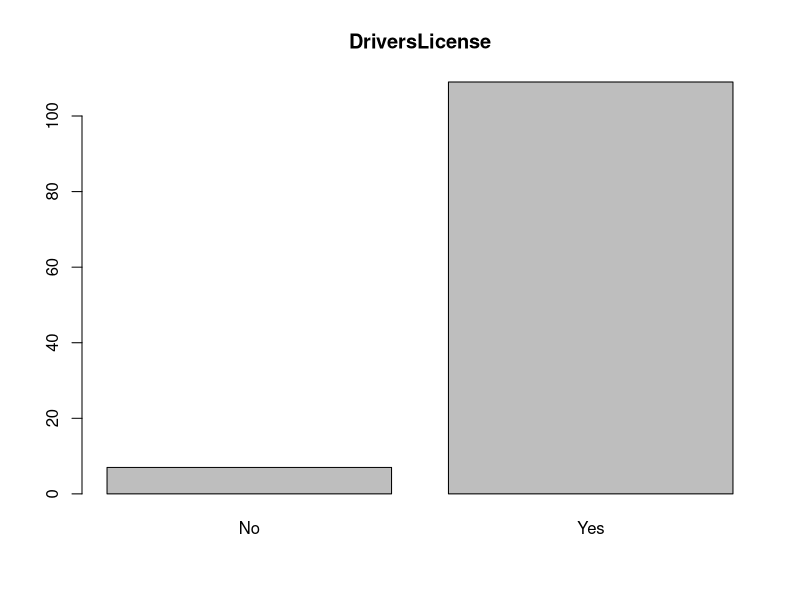
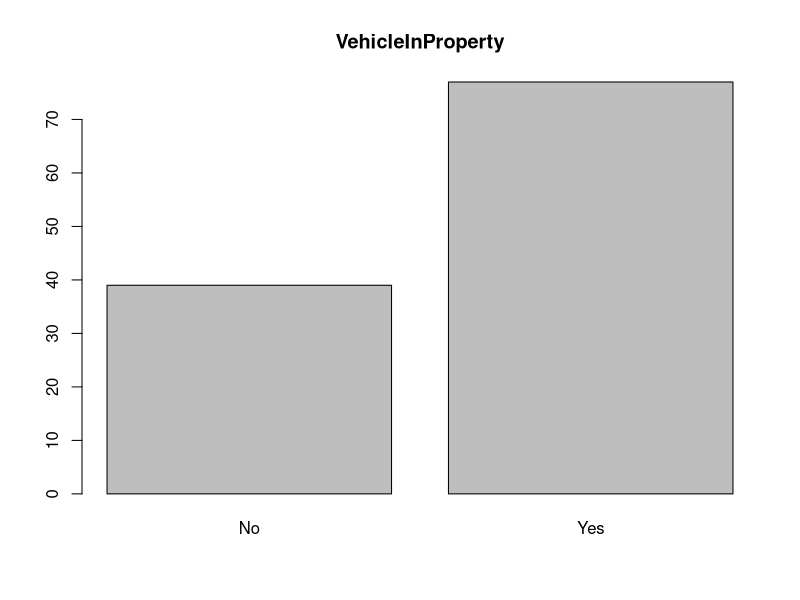
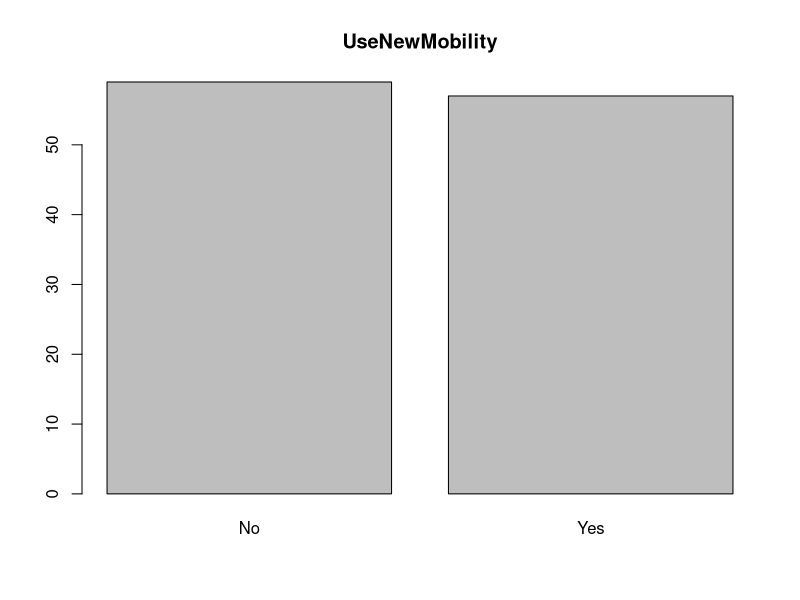
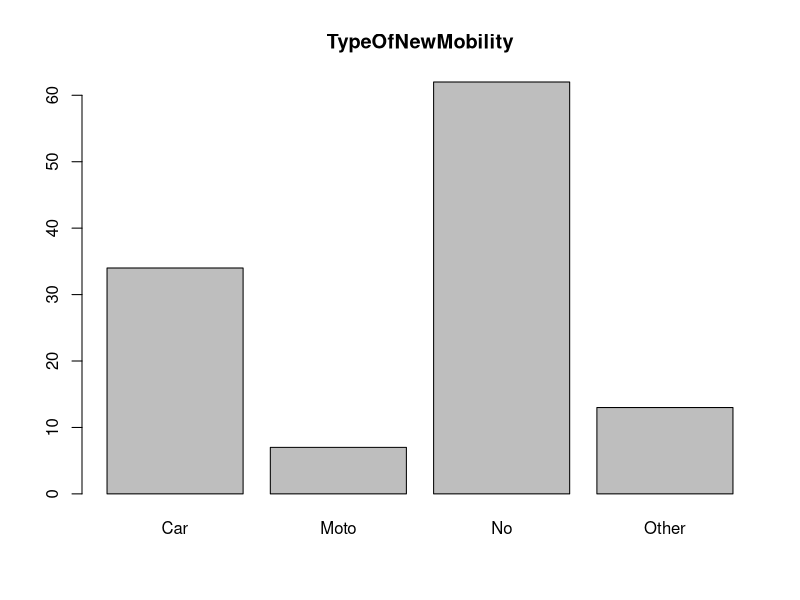
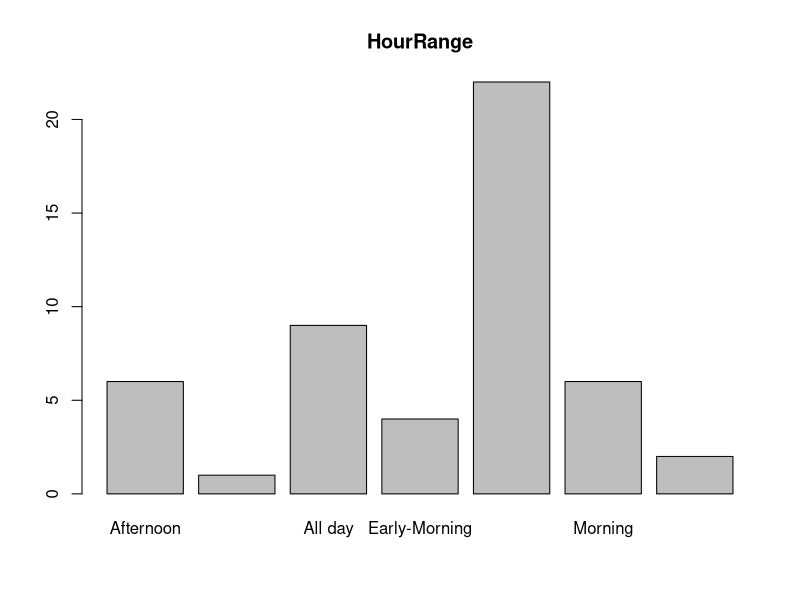
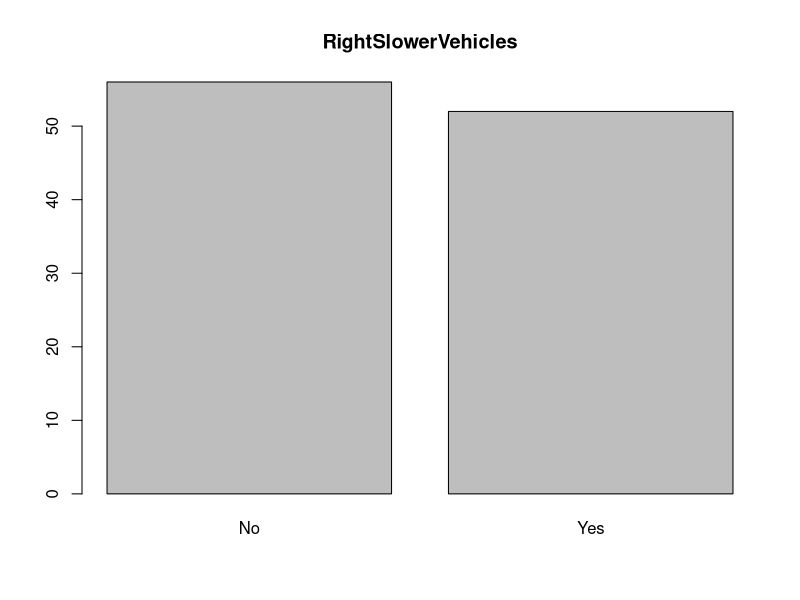
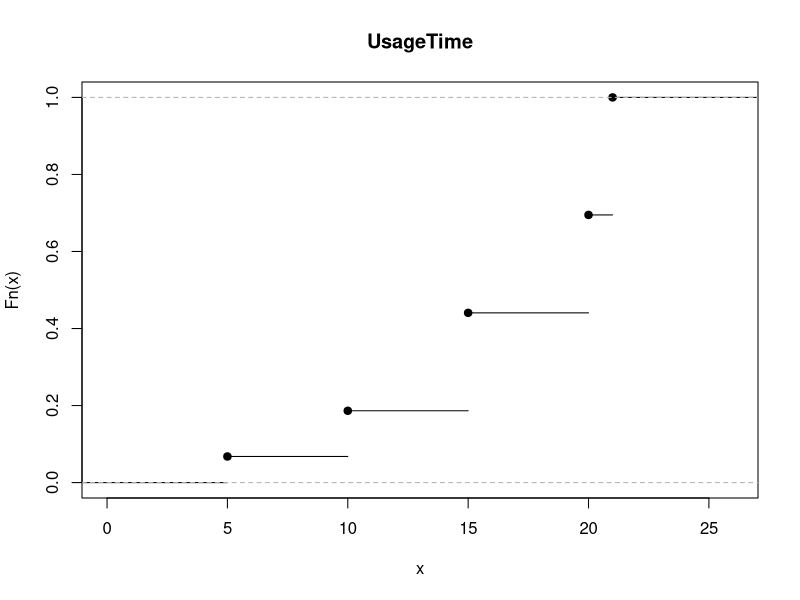
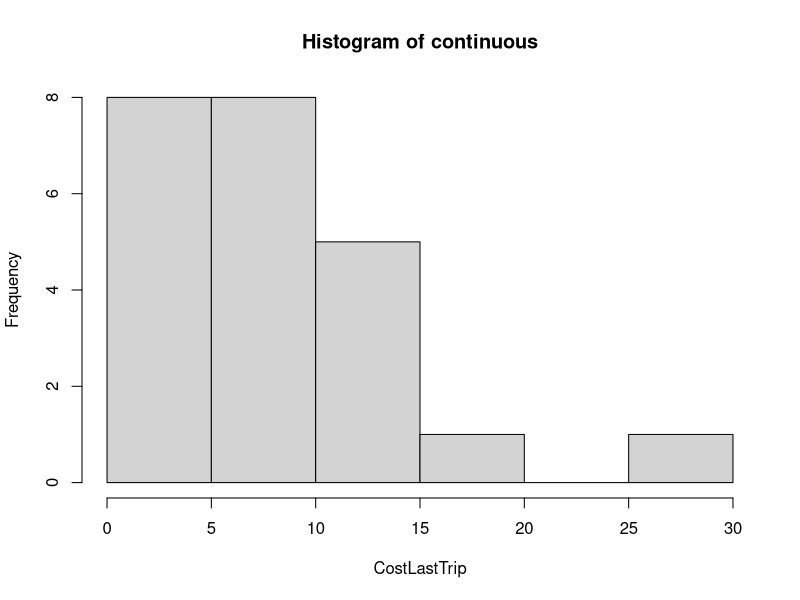

Write the R code that produced these figures, in order.
setwd("/Users/Jaime/Desktop/Master/Statistics fot Data Analysis/CourseProject/Data/")

#realNames = c("License", "VehicleInProperty", "UseOfNewMobility", "KindOfNewMobility", "RangeOfHours", "LastTripDuration", "LastTripCost", "SlowVehiclesInRoad")

newMobility = read.csv("NewMobility.csv", sep=";", dec=",")#, col.names = realNames)

parseUsageTime <- function(dataset){
  dataset$UsageTime <- dataset$X5Min
  dataset$UsageTime <- as.character(dataset$UsageTime)
  dataset[dataset$UsageTime == "Column 1",]$UsageTime <- as.numeric(5.0)
  dataset[dataset$X10Min == "Column 1",]$UsageTime <- as.numeric(10.0)
  dataset[dataset$X15Min == "Column 1",]$UsageTime <- as.numeric(15.0)
  dataset[dataset$X20Min == "Column 1",]$UsageTime <- as.numeric(20.0)
  dataset[dataset$X.20Min == "Column 1",]$UsageTime <- as.numeric(21.0)
  dataset$UsageTime[dataset$UsageTime == ""] <- NA
  dataset$X5Min <- NULL
  dataset$X10Min <- NULL
  dataset$X15Min <- NULL
  dataset$X20Min <- NULL
  dataset$X.20Min <- NULL
  dataset$UsageTime <- as.numeric(dataset$UsageTime)
  return(dataset)
}

newMobility <- parseUsageTime(newMobility)
newMobility$X <- NULL

parseTypeOfNewMobility <- function(dataset) {
  ### Codes for each class: 
  # No -> 'I don't use ant new mobility services'
  # Car -> 'Carsharing'
  # Moto -> 'Motorsharing'
  # Other -> 'Other (Lime, BiciMAD, etc)'
  dataset$TypeOfNewMobility <- as.character(dataset$TypeOfNewMobility)
  dataset[dataset$TypeOfNewMobility == "",]$TypeOfNewMobility <- "No"
  dataset[dataset$TypeOfNewMobility == "I don't use any new mobility servises",]$TypeOfNewMobility <- "No"
  dataset[dataset$TypeOfNewMobility == "Carsharing",]$TypeOfNewMobility <- "Car"
  dataset[dataset$TypeOfNewMobility == "Motosharing",]$TypeOfNewMobility <- "Moto"
  dataset[dataset$TypeOfNewMobility == "Other (Lime, BiciMAD, etc)",]$TypeOfNewMobility <- "Other"
  dataset$TypeOfNewMobility <- as.factor(dataset$TypeOfNewMobility)
  return(dataset)
}

newMobility <- parseTypeOfNewMobility(newMobility)

parseUsagePerMonth <- function(dataset) {
  dataset$UsagePerMonth <- as.character(dataset$UsagePerMonth)
  dataset$UsagePerMonth[dataset$UsagePerMonth == "Never"] <- 0
  dataset$UsagePerMonth[dataset$UsagePerMonth == "Nunca"] <- 0
  dataset$UsagePerMonth[dataset$UsagePerMonth == "None"] <- 0
  
  dataset$UsagePerMonth[dataset$UsagePerMonth == "Once every two months "] <- 0.5
  dataset$UsagePerMonth[dataset$UsagePerMonth == "Less than once a month "] <- 0.5
    
  dataset$UsagePerMonth[dataset$UsagePerMonth == "1 vez al mes"] <- 1
  dataset$UsagePerMonth[dataset$UsagePerMonth == "Once a month"] <- 1
  dataset$UsagePerMonth[dataset$UsagePerMonth == "Once"] <- 1
  dataset$UsagePerMonth[dataset$UsagePerMonth == "Monthly basis"] <- 1
  
  dataset$UsagePerMonth[dataset$UsagePerMonth == "Twice per month"] <- 2
  dataset$UsagePerMonth[dataset$UsagePerMonth == "It depends, but twice a month maybe "] <- 2
  dataset$UsagePerMonth[dataset$UsagePerMonth == "Two times "] <- 2
  dataset$UsagePerMonth[dataset$UsagePerMonth == "twice "] <- 2
  dataset$UsagePerMonth[dataset$UsagePerMonth == "Two days max"] <- 2
  dataset$UsagePerMonth[dataset$UsagePerMonth == "2-3 times"] <- 2
  
  dataset$UsagePerMonth[dataset$UsagePerMonth == "Three"] <- 3
  dataset$UsagePerMonth[dataset$UsagePerMonth == "3-4"] <- 3
  
  dataset$UsagePerMonth[dataset$UsagePerMonth == "Once a week"] <- 4
  dataset$UsagePerMonth[dataset$UsagePerMonth == "weekly"] <- 4
  dataset$UsagePerMonth[dataset$UsagePerMonth == "Weekly"] <- 4
  dataset$UsagePerMonth[dataset$UsagePerMonth == "Una vez a la semana "] <- 4
  dataset$UsagePerMonth[dataset$UsagePerMonth == "Every week "] <- 4
  
  dataset$UsagePerMonth[dataset$UsagePerMonth == "5 veces"] <- 5
  
  dataset$UsagePerMonth[dataset$UsagePerMonth == "Two time per week"] <- 8
  dataset$UsagePerMonth[dataset$UsagePerMonth == "20/month"] <- 20
  dataset$UsagePerMonth[dataset$UsagePerMonth == "25 days"] <- 25
  dataset$UsagePerMonth[dataset$UsagePerMonth == "Almost every day"] <- 25
  
  dataset$UsagePerMonth[dataset$UsagePerMonth == "30 times"] <- 30
  dataset$UsagePerMonth[dataset$UsagePerMonth == "8 veces por semana"] <- 30
  dataset$UsagePerMonth[dataset$UsagePerMonth == "Todos los d\303\255as "] <- 30
  dataset$UsagePerMonth[dataset$UsagePerMonth == "20 times a week"] <- 30
  
  dataset$UsagePerMonth[dataset$UsagePerMonth == "N/A"] <- NA
  dataset$UsagePerMonth[dataset$UsagePerMonth == "-"] <- NA
  dataset$UsagePerMonth[dataset$UsagePerMonth == ""] <- NA  
  dataset$UsagePerMonth[is.na(dataset$UsagePerMonth)] <- NA
  
  dataset$UsagePerMonth <- as.numeric(dataset$UsagePerMonth)
  return(dataset)
}

newMobility <- parseUsagePerMonth(newMobility)

unique(newMobility$CostLastTrip)

parseCost <- function(dataset) {
  dataset$CostLastTrip <- as.character(dataset$CostLastTrip)
  dataset$CostLastTrip[dataset$CostLastTrip == "Don\342\200\231t remember it "] <- NA
  dataset$CostLastTrip[dataset$CostLastTrip == "Don\342\200\231t remember"] <- NA
  dataset$CostLastTrip[is.na(dataset$CostLastTrip)] <- NA
  dataset$CostLastTrip[dataset$CostLastTrip == "Nothing"] <- NA
  dataset$CostLastTrip[dataset$CostLastTrip == "No"] <- NA
  dataset$CostLastTrip[dataset$CostLastTrip == ""] <- NA
  dataset$CostLastTrip[dataset$CostLastTrip == "-"] <- NA
  dataset$CostLastTrip <- as.numeric(dataset$CostLastTrip)
  return(dataset)
}

newMobility <- parseCost(newMobility)
#unique(newMobility$CostLastTrip)
#names(newMobility)

timeOfDay <- function(init, end) {
  init <- as.numeric(init)
  end <- as.numeric(end)
  result <- ""
  if ((init >= 0) && (end <= 6)) {
    # Early-Morning
    result <- "Early-Morning"
  } else if ((init >= 6) && (end <= 11)) {
    # Morning
    result <- "Morning"
  } else if (init >= 11) {
    # Afternoon
    if (end <= 17) {
      result <- "Afternoon"
    } else if (end <= 24) {
      result <- "Evening"
    }
  } else if (init >= 17) {
    # Evening
    if (end <= 21) {
      result <- "Evening"
    } else if ((end >= 21) && (end <= 24)) {
      # Night
      result <- "Night"
    }
  } else if ((init >= 21) && (end <= 24)) {
    # Night
    result <- "Night"
  } else {
    result <- "All day"
  }
  return(result)
} 

parseRangeOfHours <- function(dataset) {
  ### Values:
  # Early-Morning (00:00-6:00)
  # Morning (6:00-11:00)
  # Afternoon (12:00-17:00)
  # Evening (18:00-21:00)
  # Night (22:00-00:00)
  dataset$HourRange <- dataset$RangeOfHours
  dataset$HourRange <- as.character(dataset$HourRange)
  for (value in dataset$RangeOfHours) {
    dataset$RangeOfHours <- as.character(dataset$RangeOfHours)
    if (!is.na(value) && (value != "NA") && (value != "N/A")) {
      if (grepl("/", value)) {
        aux <- strsplit(value, "/")
        range1Init <- strsplit(strsplit(as.character(aux[[1]][1]), "-")[[1]][1], ":")[[1]][1]
        range1End <- strsplit(strsplit(as.character(aux[[1]][1]), "-")[[1]][2], ":")[[1]][1]
        range2Init <- strsplit(strsplit(as.character(aux[[1]][2]), "-")[[1]][1], ":")[[1]][1]
        range2End <- strsplit(strsplit(as.character(aux[[1]][2]), "-")[[1]][2], ":")[[1]][1]

        range1 <- timeOfDay(range1Init, range1End)
        range2 <- timeOfDay(range2Init, range2End)
        ranges <- paste(range1, range2, sep="/")
        
        dataset$HourRange[dataset$HourRange == value] <- ranges

      } else if (grepl("-", value)) {
        aux <- strsplit(value, "-")
        rangeInit <- strsplit(as.character(aux[[1]][1]), ":")[[1]][1]
        rangeEnd <- strsplit(as.character(aux[[1]][2]), ":")[[1]][1]
        
        range <- timeOfDay(rangeInit, rangeEnd)
        
        dataset$HourRange[dataset$HourRange == value] <- range
      }
    }
  }
  dataset$HourRange[dataset$HourRange == "Never"] <- NA
  dataset$HourRange[dataset$HourRange == "Nunca"] <- NA
  dataset$HourRange[dataset$HourRange == "N/A"] <- NA
  dataset$HourRange[dataset$HourRange == "No one range"] <- NA
  dataset$HourRange[is.na(dataset$HourRange)] <- NA
  dataset$HourRange[dataset$HourRange == ""] <- NA
  dataset$HourRange[dataset$HourRange == "Long trips"] <- "All day"
  dataset$HourRange <- as.factor(dataset$HourRange)
  return(dataset)
}

newMobility <- parseRangeOfHours(newMobility)

parseRight <- function(dataset) {
  dataset$RightSlowerVehicles <- as.character(dataset$RightSlowerVehicles)
  dataset$RightSlowerVehicles[dataset$RightSlowerVehicles == ""] <- NA
  dataset$RightSlowerVehicles <- as.factor(dataset$RightSlowerVehicles)
  return(dataset)
}

newMobility <- parseRight(newMobility)
attach(newMobility)
#######################################################
## Variable Clasification
# DriversLicense -> Categorical/Qualitative Nominal
# VehicleInProperty -> Categorical/Qualitative Nominal
# UsesNewMobility -> Categorical/Qualitative Nominal
# TypeOfNewMobility -> Categorical/Qualitative Nominal
# UsagePerMonth -> Numerical Continuous
# UsageTime -> Numerical Discrete
# RangeOfHours/HourRange -> Categorical/Qualitative Nominal
# CostLastTrip -> Numerical Continuous
# RightSlowerVehicles -> Categorical/Qualitative Nominal
##

describeQualitative <- function(qualitative, name) {
  print(paste(name, 'Absolute Frequency Table: '))
  print(table(qualitative))
  print(paste(name, 'Size: ')) 
  print(sum(table(qualitative)))
  print(paste(name, 'Relative Frequency table: '))
  print(table(qualitative)/sum(table(qualitative)))
  barplot(table(qualitative), main=name)
}

names(newMobility)

describeQualitative(DriversLicense, "DriversLicense")
describeQualitative(VehicleInProperty, "VehicleInProperty")
describeQualitative(UseNewMobility, "UseNewMobility")
describeQualitative(TypeOfNewMobility, "TypeOfNewMobility")
describeQualitative(HourRange, "HourRange")
describeQualitative(RightSlowerVehicles, "RightSlowerVehicles")

describeDiscrete <- function(discrete, name) {
  print(paste(name, 'Absolut Frequency Table: '))
  print(table(discrete))
  print(paste(name, 'Size: '))
  print(sum(table(discrete)))
  print(paste(name, 'Relative Frequency Table: '))
  print(table(discrete)/sum(table(discrete)))
  print(paste(name, 'ECDF: '))
  plot(ecdf(discrete), main=name)
}

describeDiscrete(UsageTime, "UsageTime")

describeContinuous <- function(continuous, name) {
  print(paste(name, 'Absolute frequency histogram: '))
  auxHist <- hist(continuous, xlab = name)
  print('Size: ')
  print(sum(table(continuous)))
  print(paste(name, 'Absolute frequency: '))
  print(auxHist$counts)
  print('Relative frequency: ')
  print(auxHist$counts/sum(table(continuous)))
  print(paste(name, 'ECDF: '))
  plot(ecdf(continuous), main=name)
}

describeContinuous(CostLastTrip, "CostLastTrip")
describeContinuous(UsagePerMonth, "UsagePerMonth")

locationMeasures <- function(data, name) {
  print(paste(name, 'Mean: '))
  print(mean(data, na.rm=TRUE))
  print(paste(name, 'Median: '))
  print(median(data, na.rm=TRUE))
  print(paste(name, 'First Quartile: '))
  Q1 <- quantile(data, na.rm=TRUE, probs = 0.25)
  print(Q1)
  print(paste(name, 'Third Quartile: '))
  Q3 <- quantile(data, na.rm=TRUE, probs = 0.75)
  print(Q3)
  print(paste(name, 'InterQuartile Range: '))
  IQR <- Q3-Q1
  print(IQR)
  print(paste(name, 'Outliers below: '))
  print(Q1-1.5*IQR)
  print(paste(name, 'Outliers above: '))
  print(Q3+1.5*IQR)
  boxplot(data, main=name)
}

locationMeasures(CostLastTrip, "CostLastTrip")
locationMeasures(UsageTime, "UsageTime")

library(e1071)

dispersionMeasures <- function(data, name) {
  #print(data)
  print(paste(name, 'Variance: '))
  print(var(data, na.rm=TRUE))
  print(paste(name, 'Standard deviation: '))
  print(sd(data, na.rm=TRUE))
  print(paste(name, 'Sample median absolute deviation: '))
  print(mad(data, na.rm=TRUE))
  print(paste(name, 'Coefficient of variation: '))
  print(sd(data, na.rm=TRUE)/mean(data, na.rm=TRUE))
  print(paste(name, 'Skewness coeff: '))
  print(skewness(data, na.rm = TRUE))
  if (!is.nan(skewness(data, na.rm = TRUE))) {
    if (skewness(data, na.rm = TRUE) < 0) {
      print('Left skewness')
    } else if (skewness(data, na.rm = TRUE) > 0) {
      print('Right skewness')
    }
  }
}

dispersionMeasures(CostLastTrip, "CostLastTrip")
dispersionMeasures(UsageTime, "UsageTime")

## Both Qualitative Analysis
# DriversLicense vs VehicleInProperty
# DriversLicense vs UseNewMobility
# DriversLicense vs TypeOfNewMobility
# DriversLicense vs RightSlowerVehicles
# DriversLicense vs HourRange
# VehicleInProperty vs UseNewMobility
# VehicleInProperty vs TypesOfNewMobility
# VehicleInProperty vs RightSlowerVehicles
# VehicleInProperty vs HourRange
# UseNewMobility vs TypeOfNewMobility
# UseNewMobility vs RightSlowerVehicles
# UseNewMobility vs HourRange
# TypeOfNewMobility vs RightSlowerVehicles
# TypeOfNewMobility vs HourRange
# RightSlowerVehicles vs HourRange

## TODO: Add Group bar plots
bothQualitative <- function(qual1, qual2, name1, name2) {
  n <- 1
  if (sum(table(qual1)) == sum(table(qual2))) {
    n <- sum(table(qual1))
  } else if (sum(table(qual1)) < sum(table(qual2))) {
    n <- sum(table(qual1))
  } else {
    n <- sum(table(qual2))
  }
  tableAux <- table(qual1, qual2, dnn=c(name1, name2))
  print(paste('Joint Absolute Frequency for', name1, 'and', name2, ': '))
  print(tableAux)
  print(paste('Joint Relative Frequency for', name1, 'and', name2, ': '))
  print(tableAux/n)
  barplot(tableAux, beside=TRUE, legend = rownames(tableAux), ylab=name1, xlab=name2)
}

bothQualitative(DriversLicense, VehicleInProperty, "DriversLicense", "VehicleInProperty")
bothQualitative(DriversLicense, UseNewMobility, "DriversLicense", "UseNewMobility")
# There are people that drive a car not having a drivers license somehow...
bothQualitative(DriversLicense, TypeOfNewMobility, "DriversLicense", "TypeOfNewMobility")
bothQualitative(DriversLicense, RightSlowerVehicles, "DriversLicense", "RightSlowerVehicles")
##bothQualitative(RightSlowerVehicles, DriversLicense, "RightSlowerVehicles", "DriversLicense")
# This one doesn't really represent anything...
bothQualitative(DriversLicense, HourRange, "DriversLicense", "HourRange")
bothQualitative(VehicleInProperty, UseNewMobility, "VehicleInProperty", "UseNewMobility")
bothQualitative(VehicleInProperty, TypeOfNewMobility, "VehicleInProperty", "TypeOfNewMobility")
# This one is interesting for some analysis
bothQualitative(VehicleInProperty, RightSlowerVehicles, "VehicleInProperty", "RightSlowerVehicles")
# Don't really know what could we get out of this one
bothQualitative(VehicleInProperty, HourRange, "VehicleInProperty", "HourRange")
# This shows that there might be people that don't know how to read... 
bothQualitative(UseNewMobility, TypeOfNewMobility, "UseNewMobility", "TypeOfNewMobility")
bothQualitative(UseNewMobility, RightSlowerVehicles, "UseNewMobility", "RightSlowerVehicles")
# This one doesn't really represent anything, since only cares about people who use new mobility
bothQualitative(UseNewMobility, HourRange, "UseNewMobility", "HourRange") #### Delete
# Doesn't make sense to me... why would there be people that use bikes and mopads and think that they shouldn't go in the road?
bothQualitative(TypeOfNewMobility, RightSlowerVehicles, "TypeOfNewMobility", "RightSlowerVehicles")
# This table is too big to show anything
bothQualitative(TypeOfNewMobility, HourRange, "TypeOfNewMobility", "HourRange")

#### Conditional Frequency Tables?? We've have to think which ones are of interest

## One qualitative, one quantitative --> Box plots, Histograms and Summary Statistics conditioning
# on the different values of the qualitative variable

oneQoneQ <- function(qual, quan, name1, name2) {
  boxplot(quan ~ qual, xlab=name1, ylab=name2)
  for (uniq in unique(qual)) {
    if (!is.na(uniq)) {
      print(paste(name1, uniq, name2))
      print(length(quan[qual==uniq]))
      hist(quan[qual==uniq], main=paste(name1, uniq), xlab=name2)
      describeContinuous(quan[qual==uniq], paste(name1,'==',uniq,name2))
      locationMeasures(quan[qual==uniq], paste(name1,'==',uniq,name2))
      dispersionMeasures(quan[qual==uniq], paste(name1,'==',uniq,name2))
    }
  }
}

### The following analysis are considering only people who use new mobility services!!!

## Given DriversLicense (Yes/No): 
# CostLastTrip (Who spends more?)
# UsagePerMonth (Who uses it more often?)
# UsageTime (Who uses it more time?)

oneQoneQ(DriversLicense, CostLastTrip, 'DriversLicense', 'CostLastTrip')
oneQoneQ(DriversLicense, UsagePerMonth, 'DriversLicense', 'UsagePerMonth')
oneQoneQ(DriversLicense, UsageTime, 'DriversLicense', 'UsageTime')

## Given TypesOfNewMobility != 'I don't use any': [car vs motorbike vs bike/mopad]
# CostLastTrip (Who spends more?) 
# UsagePerMonth (Who uses it more often?)
# UsageTime (Who uses it more time?)

## Somehow there's someone that doesn't use new mobility services but has spent some money... !!!!
oneQoneQ(TypeOfNewMobility[TypeOfNewMobility != "No"], CostLastTrip[TypeOfNewMobility != "No"], 'TypeOfNewMobility', 'CostLastTrip')
## Probably too much people who uses a car has said that their last trip was 0 euros...
oneQoneQ(TypeOfNewMobility[TypeOfNewMobility != "No"], UsagePerMonth[TypeOfNewMobility != "No"], 'TypeOfNewMobility', 'UsagePerMonth')
oneQoneQ(TypeOfNewMobility[TypeOfNewMobility != "No"], UsageTime[TypeOfNewMobility != "No"], 'TypeOfNewMobility', 'UsageTime')

## Given VehicleInProperty:
# CostLastTrip (Who spends more?) 
# UsagePerMonth (Who uses it more often?)
# UsageTime (Who uses it more time?)

oneQoneQ(VehicleInProperty, CostLastTrip, 'VehicleInProperty', 'CostLastTrip')
oneQoneQ(VehicleInProperty, UsagePerMonth, 'VehicleInProperty', 'UsagePerMonth')
oneQoneQ(VehicleInProperty, UsageTime, 'VehicleInProperty', 'UsageTime')

## Given HourRange: (this one could be a problem since there are NOT ENOUGH SAMPLES)
# CostLastTrip (Who spends more?) 
# UsagePerMonth (Who uses it more often?)
# UsageTime (Who uses it more time?)

## Given RightSlowerVehicles:
# CostLastTrip (Who spends more?) 
# UsagePerMonth (Who uses it more often?)
# UsageTime (Who uses it more time?)

oneQoneQ(RightSlowerVehicles, CostLastTrip, 'RightSlowerVehicles', 'CostLastTrip')
oneQoneQ(RightSlowerVehicles, UsagePerMonth, 'RightSlowerVehicles', 'UsagePerMonth')
oneQoneQ(RightSlowerVehicles, UsageTime, 'RightSlowerVehicles', 'UsageTime')

### Both Quantitative 
##### There's a problem when analyzing thow quantitative variables which is that 
##### covariance and correlation can't be properly calculated because there are 
##### two many NA in this variables...
# Sample covariance
# Sample correlation
# Scatter plots
### CostLastTrip vs UsageTime vs UsagePerMonth

bothQuantitative <- function(quan1, quan2, name1, name2) {
  plot(quan1, quan2, xlab = name1, ylab = name2)
}

bothQuantitative(CostLastTrip, UsagePerMonth, 'CostLastTrip', 'UsagePerMonth')
bothQuantitative(CostLastTrip, UsageTime, 'CostLastTrip', 'UsageTime')
bothQuantitative(UsagePerMonth, UsageTime, 'UsagePerMonth', 'UsageTime')



